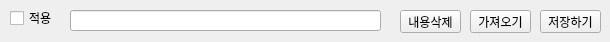
       <widget class="QWidget" name="tab04">
        <attribute name="title">
         <string>전략04</string>
        </attribute>
        <widget class="QLineEdit" name="ledTabStrategy_04">
         <property name="geometry">
          <rect>
           <x>70</x>
           <y>10</y>
           <width>311</width>
           <height>21</height>
          </rect>
         </property>
         <property name="styleSheet">
          <string notr="true">color:red</string>
         </property>
         <property name="text">
          <string/>
         </property>
         <property name="readOnly">
          <bool>true</bool>
         </property>
        </widget>
        <widget class="QPushButton" name="btnTabClear_04">
         <property name="geometry">
          <rect>
           <x>400</x>
           <y>10</y>
           <width>61</width>
           <height>23</height>
          </rect>
         </property>
         <property name="text">
          <string>내용삭제</string>
         </property>
        </widget>
        <widget class="QPushButton" name="btnTabGetStrategy_04">
         <property name="geometry">
          <rect>
           <x>470</x>
           <y>10</y>
           <width>61</width>
           <height>23</height>
          </rect>
         </property>
         <property name="text">
          <string>가져오기</string>
         </property>
        </widget>
        <widget class="QPushButton" name="btnTabSave_04">
         <property name="geometry">
          <rect>
           <x>540</x>
           <y>10</y>
           <width>61</width>
           <height>23</height>
          </rect>
         </property>
         <property name="text">
          <string>저장하기</string>
         </property>
        </widget>
        <widget class="QCheckBox" name="chkRun_04">
         <property name="geometry">
          <rect>
           <x>10</x>
           <y>10</y>
           <width>51</width>
           <height>16</height>
          </rect>
         </property>
         <property name="text">
          <string>적용</string>
         </property>
        </widget>
       </widget>
